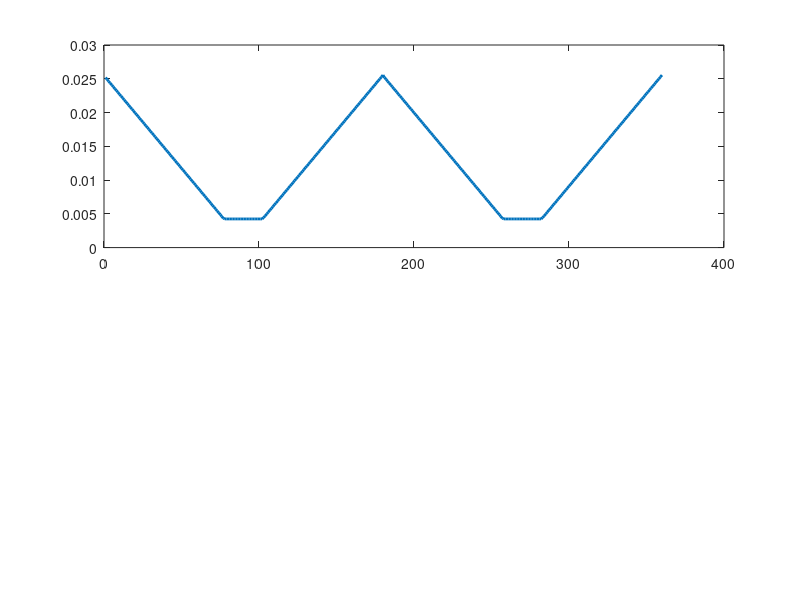

MATLAB code to generate this figure: (Note: this script raises an error after producing the figure.)
clear
clc
close all

u0 = 4*pi*10^-7;
deltatheta = 0.01;
theta = 0:deltatheta:180;

N = 250;
Idc = 3;
Leq = zeros(1,numel(theta));
Req = zeros(1,numel(theta));
Teq = zeros(1,numel(theta));
%% for part1 Req = R1//R2 for angle is between 0 - 77.36 degrees (angle coeficiencts are derived in the hand note)
R1coeff_part1 = (0.5e-3)*2/(u0*2*pi*12e-3*20e-3); % 
R2coeff_part1 = (2.5e-3)*2/(u0*2*pi*10e-3*20e-3); %

%% for part2 Req = R2 for angle is between 77.36 - 102,64 degrees (angle coeficiencts are derived in the hand note)
R2coeff_part2 = (2.5e-3*2)/(u0*(77.36/360)*2*pi*10e-3*20e-3);

%% for part3 Req = R1//R2 for angle is between 102,64 to 180 degrees    (angle coeficiencts are derived in the hand note)
R1coeff_part3 = (0.5e-3)*2/(u0*2*pi*12e-3*20e-3); % 
R2coeff_part3 = (2.5e-3)*2/(u0*2*pi*10e-3*20e-3); %


%% Req between 0-77.36 degrees 
for i=1:(find(theta==77.36))
    R1_theta_part1(i) = R1coeff_part1*(360/(77.36-theta(i)));
    R2_theta_part1(i) = R2coeff_part1*(360/theta(i));
    Req(i) = R1_theta_part1(i)*R2_theta_part1(i)/(R1_theta_part1(i)+R2_theta_part1(i));
end
%% Req between 77.36-102.64 degrees
for i=(find(theta==77.36):1:(find(theta==102.64)))
    Req(i) = R2coeff_part2; %no angle dependency
end
%% Req between 102.64-180 degress
for i=(find(theta==102.64):1:(find(theta==180)))
    R1_theta_part3(i) = R1coeff_part3*(360/(theta(i)-102.36));
    R2_theta_part3(i) = R2coeff_part3*(360/(180-theta(i)));
    Req(i) = R1_theta_part3(i)*R2_theta_part3(i)/(R1_theta_part3(i)+R2_theta_part3(i));
end
%% copy the 0-180 degree reluctance to 180-360 degree
Req(1) = Req(2);
Req(numel(theta)) = Req(numel(theta)-1);
for(i=(numel(theta)+1):(2*numel(theta)-1))

    Req(i) = Req(i-numel(theta));
end

%% Resultant inductance
Leq = (N*N)./Req;

%% Torque generated 
for i=1:((2*numel(theta)-1))
    if(i>1)
        Teq(i) = 0.5*(Idc*Idc)*(Leq(i)-Leq(i-1))/(deltatheta*2*pi/360);
    else
        Teq(i) = 0;%0.5*(Idc*Idc)*(Leq(i))/deltatheta;
    end
end

Teq(10265) = 0; % there was an undesired spike, just cover that up;
Teq(18002) = 0; % there was an undesired spike, just cover that up;
Teq(28266) = 0; % there was an undesired spike, just cover that up;
%% Sample the results for plotting with FEA Results
plot(Teq)
for(i=1:360)
    
    TeqSample(i) = Teq(i*100);
    LeqSample(i) = Leq(i*100);
    ReqSample(i) = Req(i*100);
end
%% load the fea results
load('Report/Q3_figures/Q3TorqueInductanceDataMaxwell.mat');
subplot(2,1,1);
plot(LeqSample,'LineWidth',2);
hold on
plot(InductancePlot1.VarName2/1000,'LineWidth',2);
hold off
xlabel('Rotor angle (degrees)','FontSize',12,'FontWeight','bold');
ylabel('Inductance (Henry)','FontSize',12,'FontWeight','bold');
set(gca,'FontSize',12,'FontWeight','bold')
grid on
xlim([0 360])
xticks([0 30 60 90 120 150 180 210 240 270 300 330 360])
legend('Analytical Result','FEA Result')
% figure
subplot(2,1,2);
plot(TeqSample,'LineWidth',2);
hold on
plot(TorquePlot2Copy.Plot/1000,'LineWidth',2);
hold off
xlabel('Rotor angle (degrees)','FontSize',12,'FontWeight','bold');
ylabel('Torque (Nm)','FontSize',12,'FontWeight','bold');
set(gca,'FontSize',12,'FontWeight','bold')
grid on
xlim([0 360])
xticks([0 30 60 90 120 150 180 210 240 270 300 330 360])
legend('Analytical Result','FEA Result')
%% Q1
%a
figure
subplot(3,1,1)
plot(ReqSample,'LineWidth',2);
xlabel('Rotor angle (degrees)','FontSize',12,'FontWeight','bold');
ylabel('Reluctance (Amperes/Weber)','FontSize',12,'FontWeight','bold');
set(gca,'FontSize',12,'FontWeight','bold')
grid on
xlim([0 360])
xticks([0 30 60 90 120 150 180 210 240 270 300 330 360])

% figure
subplot(3,1,2)
plot(LeqSample,'LineWidth',2);
xlabel('Rotor angle (degrees)','FontSize',12,'FontWeight','bold');
ylabel('Inductance (Henry)','FontSize',12,'FontWeight','bold');
set(gca,'FontSize',12,'FontWeight','bold')
grid on
xlim([0 360])
xticks([0 30 60 90 120 150 180 210 240 270 300 330 360])

% figure
subplot(3,1,3)
plot(TeqSample,'LineWidth',2);
xlabel('Rotor angle (degrees)','FontSize',12,'FontWeight','bold');
ylabel('Torque (Nm)','FontSize',12,'FontWeight','bold');
set(gca,'FontSize',12,'FontWeight','bold')
grid on
xlim([0 360])
xticks([0 30 60 90 120 150 180 210 240 270 300 330 360])


